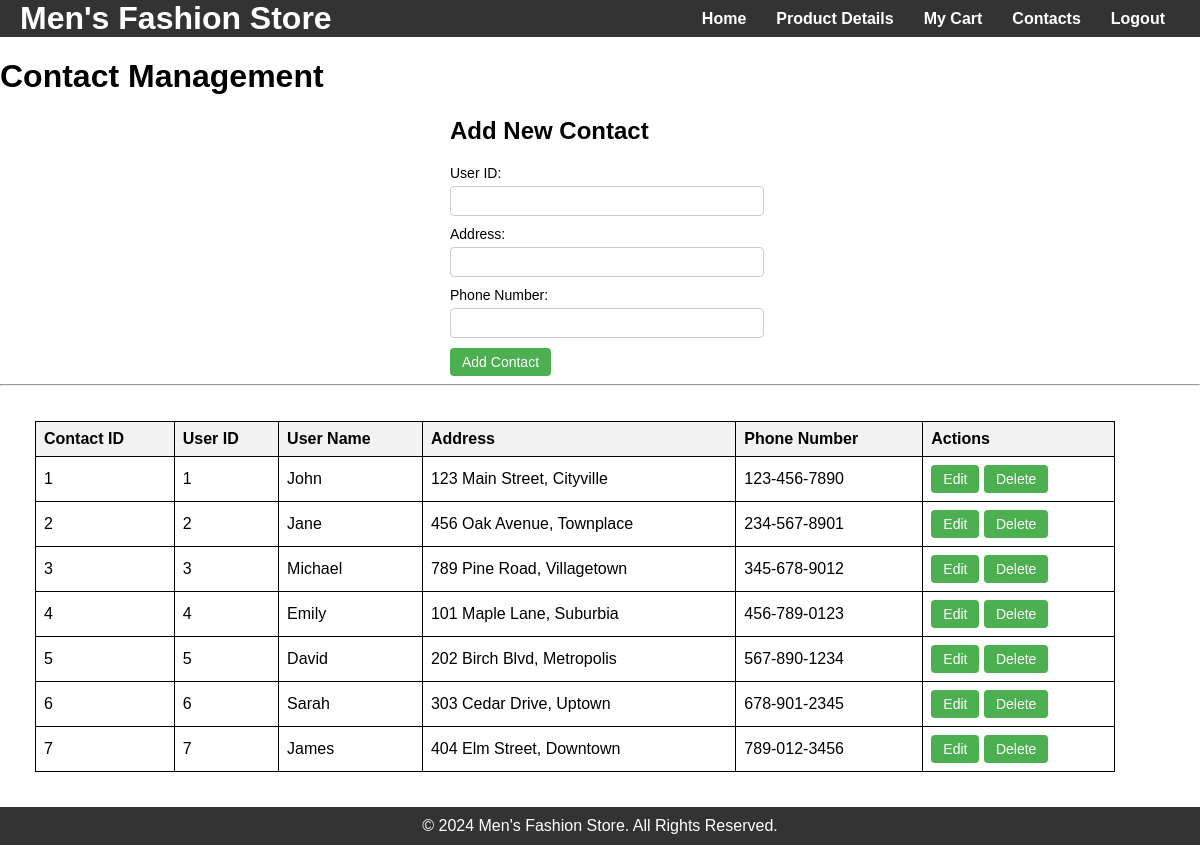
The page /contact.php on the database its author committed.
### tables this page shows
CREATE TABLE `contact` (
  `contact_id` int NOT NULL,
  `user_id` int DEFAULT NULL,
  `address` varchar(255) DEFAULT NULL,
  `phone_number` varchar(20) DEFAULT NULL
);

CREATE TABLE `user` (
  `user_id` int NOT NULL,
  `username` varchar(50) NOT NULL,
  `password` varchar(255) NOT NULL,
  `email` varchar(100) NOT NULL,
  `full_name` varchar(50) DEFAULT NULL,
  `created_at` timestamp NULL DEFAULT CURRENT_TIMESTAMP
);

### contact.php (the view, shortened to what this page needs)
<?php
include "Connect.php";
$sql = "SELECT c.contact_id, c.user_id, u.full_name AS user_name, c.address, c.phone_number
        FROM Contact c
        JOIN User u ON c.user_id = u.user_id";
$result = mysqli_query($conn, $sql);
?>
<!DOCTYPE html>
<html lang="en">
<head>
    <link rel="stylesheet" href="contact.css">
</head>
<body>
    <header>
        <div class="logo">
            <h1>Men's Fashion Store</h1>
        </div>
        <nav>
            <ul>
                <li><a href="home.php">Home</a></li>
                <li><a href="#productdetail.php">Product Details</a></li>
                <li><a href="cart.php">My Cart</a></li>
                <li><a href="contact.php">Contacts</a></li>
                <li><a href="login.php">Logout</a></li>
            </ul>
        </nav>
    </header>
    <div class="container">
        <h1>Contact Management</h1>
        <form method="POST" action="" class="contact-form">
            <h2>Add New Contact</h2>
            <label for="user_id">User ID:</label>
            <input type="number" name="user_id" required><br>
            <label for="address">Address:</label>
            <input type="text" name="address" required><br>
            <label for="phone_number">Phone Number:</label>
            <input type="text" name="phone_number" required><br>
            <button type="submit" class="btn">Add Contact</button>
        </form>
        <hr>
        <table>
            <tr>
                <th>Contact ID</th>
                <th>User ID</th>
                <th>User Name</th>
                <th>Address</th>
                <th>Phone Number</th>
                <th>Actions</th>
            </tr>
            <?php while ($row = mysqli_fetch_assoc($result)): ?>
                <tr>
                    <td><?php echo htmlspecialchars($row['contact_id']); ?></td>
                    <td><?php echo htmlspecialchars($row['user_id']); ?></td>
                    <td><?php echo htmlspecialchars($row['user_name']); ?></td>
                    <td><?php echo htmlspecialchars($row['address']); ?></td>
                    <td><?php echo htmlspecialchars($row['phone_number']); ?></td>
                    <td>
                        <form method="POST" action="" style="display:inline;">
                            <button type="submit" class="btn edit-btn">Edit</button>
                        </form>
                        <form method="POST" action="" style="display:inline;">
                            <button type="submit" class="btn delete-btn">Delete</button>
                        </form>
                    </td>
                </tr>
            <?php endwhile; ?>
        </table>
    </div>
    <footer>
        <div class="footer-content">
            <p>&copy; 2024 Men's Fashion Store. All Rights Reserved.</p>
        </div>
    </footer>
</body>
</html>

### contact.css (style rules this page uses)
body { font-family: Arial, sans-serif; margin: 0; padding: 0; }
header { background-color: #333; color: #fff; padding: 20px 0; display: flex; justify-content: space-between; align-items: center; padding: 0 20px; }
header .logo h1 { margin: 0; }
nav ul { list-style: none; margin: 0; padding: 0; display: flex; }
nav ul li { margin: 0 15px; }
nav ul li a { color: #fff; text-decoration: none; font-weight: bold; }
footer { background-color: #333; color: #fff; padding: 10px 0; text-align: center; }
footer p { margin: 0; }
table { width: 100%; border-collapse: collapse; width: 90%; margin-left: 50px; margin: 35px; }
th, td { border: 1px solid black; padding: 8px; text-align: left; }
th { background-color: #f2f2f2; }
form { width: 300px; margin: 0 auto; }
label { font-size: 14px; margin-bottom: 5px; display: block; }
input[type="number"], input[type="text"] { width: 100%; padding: 6px; margin-bottom: 10px; font-size: 14px; border: 1px solid #ccc; border-radius: 4px; }
button { padding: 6px 12px; font-size: 14px; border: none; background-color: #4CAF50; color: white; border-radius: 4px; cursor: pointer; }

### rows shown on the page
contact: contact_id "1", user "1", user.full_name "John", address "123 Main Street, Cityville", phone_number "123-456-7890"
contact: contact_id "2", user "2", user.full_name "Jane", address "456 Oak Avenue, Townplace", phone_number "234-567-8901"
contact: contact_id "3", user "3", user.full_name "Michael", address "789 Pine Road, Villagetown", phone_number "345-678-9012"
contact: contact_id "4", user "4", user.full_name "Emily", address "101 Maple Lane, Suburbia", phone_number "456-789-0123"
contact: contact_id "5", user "5", user.full_name "David", address "202 Birch Blvd, Metropolis", phone_number "567-890-1234"
contact: contact_id "6", user "6", user.full_name "Sarah", address "303 Cedar Drive, Uptown", phone_number "678-901-2345"
contact: contact_id "7", user "7", user.full_name "James", address "404 Elm Street, Downtown", phone_number "789-012-3456"
